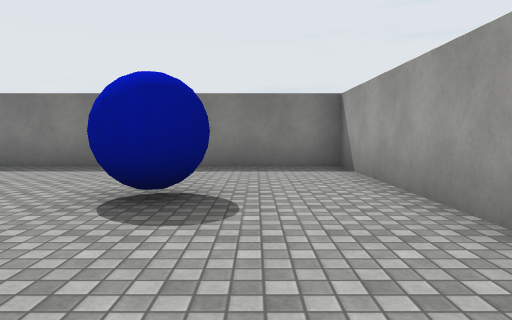
view 1 (above)

24 first-person views from a walk through a Unity game level. The camera is 1.2 m above the floor, tilts 4° down and sees 70° across. The floor is counted in squares, 2 m on a side. Each view is taken from the middle of a square. On the plan, view 1 faces up. The plan holds only what a view shows up to about 10 squares ahead; the rest is blank. The place goes on beyond the plan. Surface patterns are stand-ins for the level's own textures.

view 2
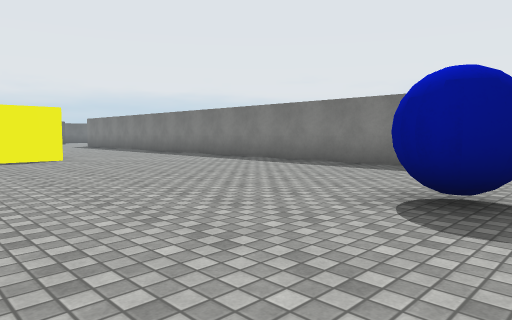

view 3
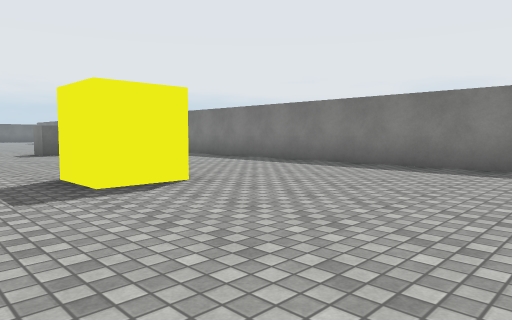

view 4
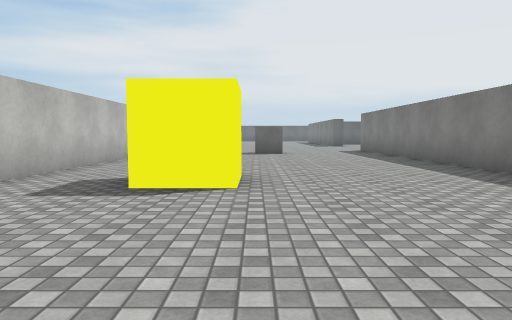

view 5
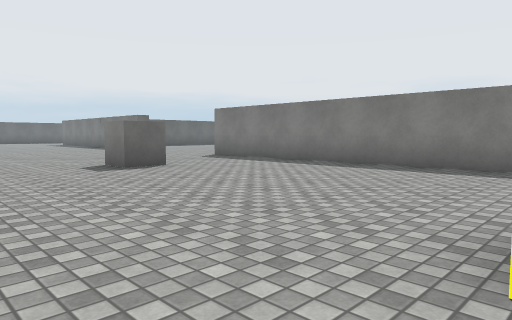

view 6
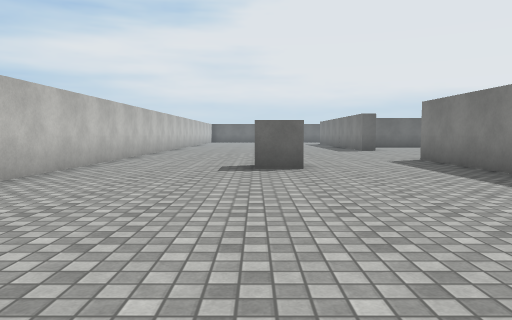

view 7
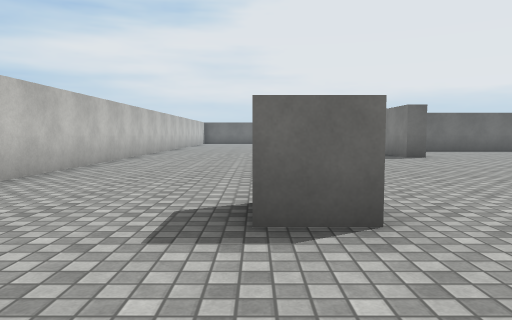

view 8
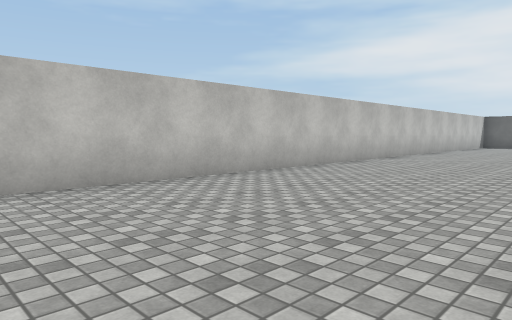

view 9
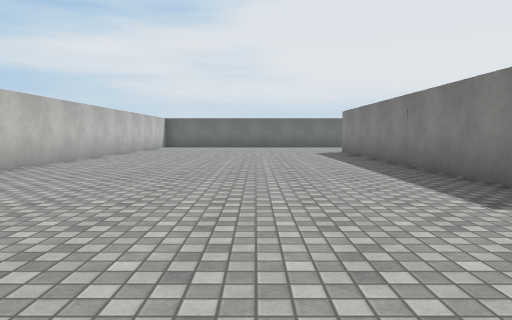

view 10
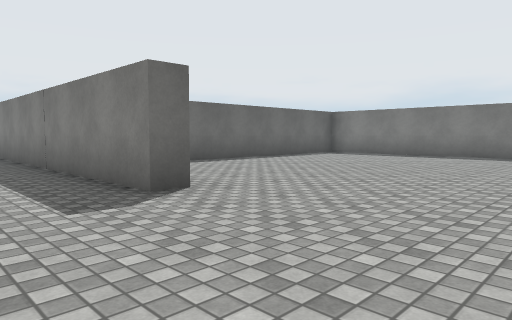

view 11
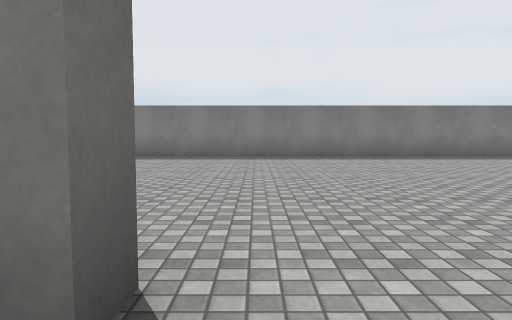

view 12
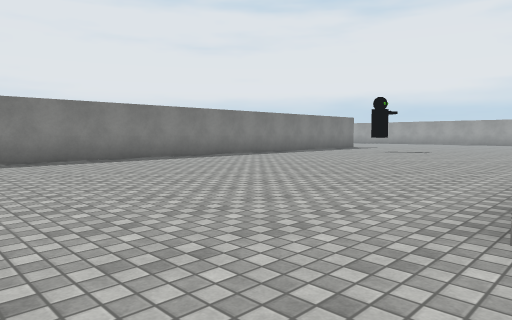

view 13
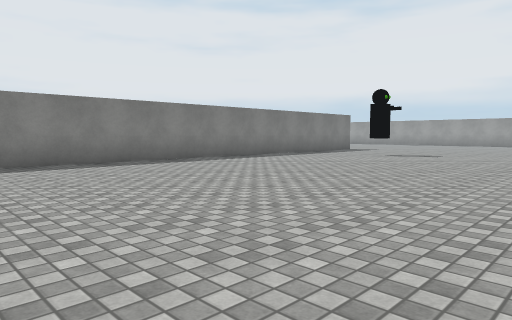

view 14
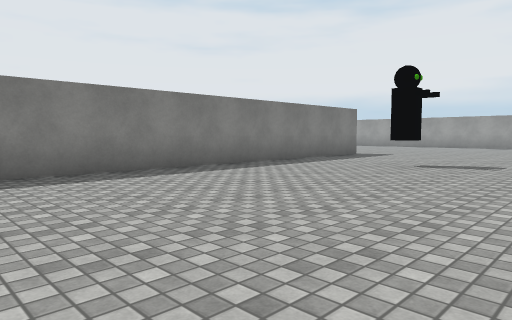

view 15
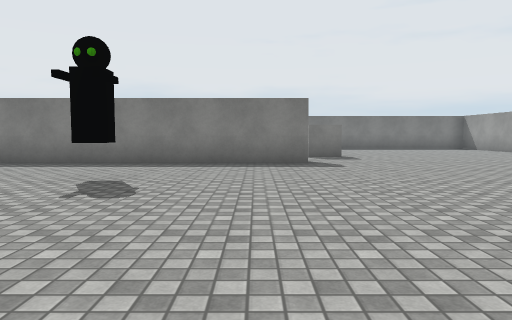

view 16
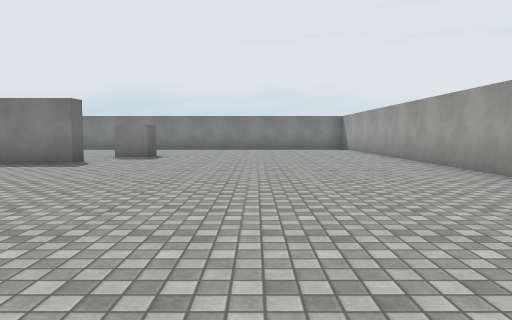

view 17
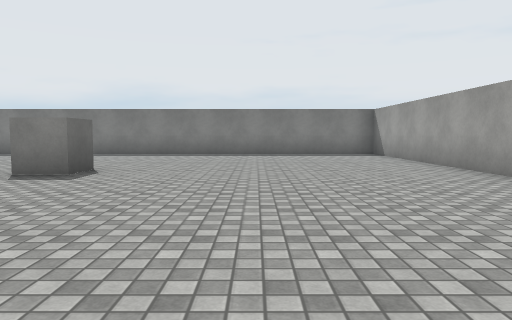

view 18
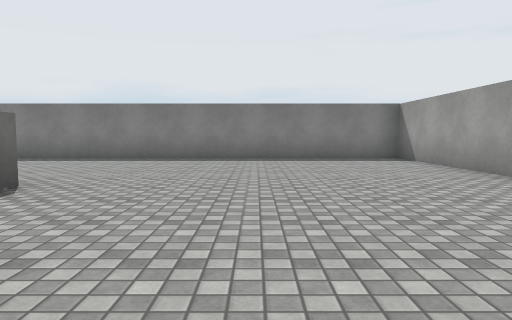

view 19
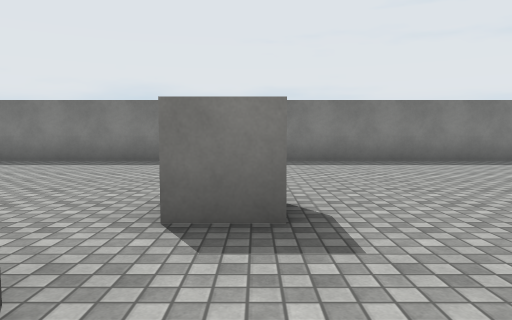

view 20
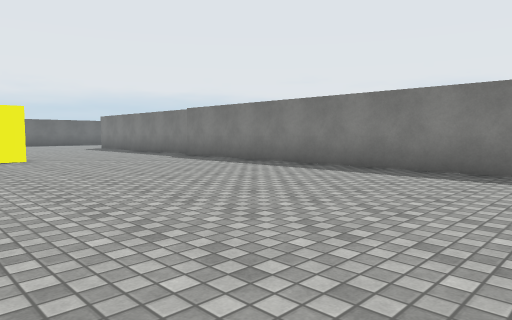

view 21
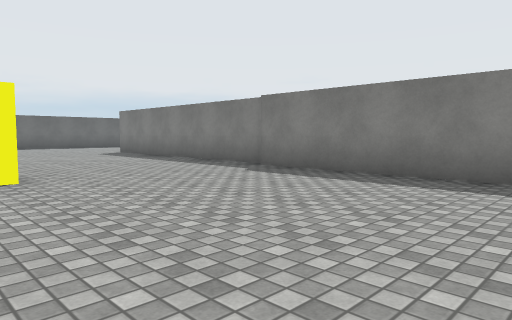

view 22
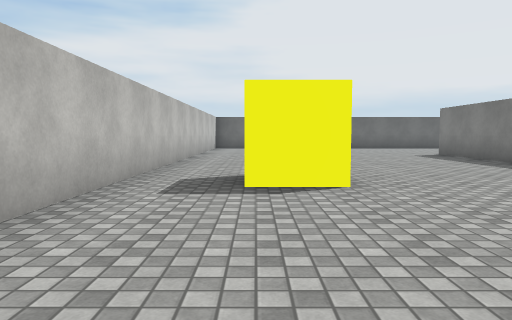

view 23
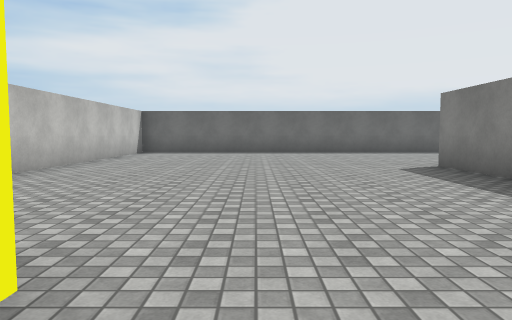

view 24
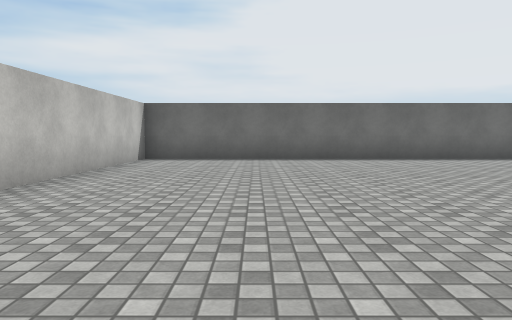

### Floor plan
Points are (right, up) in squares from view 1. A wall is a line through its corners. A room is listed if a view was taken in it or the views show most of it. See-through windows are left out.
Room 1 (views 1, 2, 3, 4, 5, 6, 7, 8, 9, 10, 11, 12, 13, 14, 15, 16, 17, 18, 19, 20, 21, 22, 23, 24)
walls: (-23.5, 7.5) (-23.5, 6.9) (-30.9, 6.9); (-16.3, 3.9) (-16.3, 3) (-17.2, 3); (-27, 12.2) (-27, 9.9); (-15.2, 23.5) (-22, 23.5); (-5.9, 16.2) (-5.9, 15.7) (-26.2, 15.7); (-4.8, 18.4) (-4.8, 17.4) (-5.8, 17.4); (-3, 6.9) (-18.8, 6.9); (-27, 25.4) (-27, 16.3) (-13.4, 16.3); (-30.1, -0.3) (-9.6, -0.3); (1.6, 13.1) (1.6, 23.2) (-15.1, 23.2); (1.6, 2.2) (1.6, 6.9) (-1, 6.9)
objects: yellow cube (-16, 18) to (-16, 19); yellow cube (-10, 2) to (-9, 2); other object (-9, 13); blue ball (-1, 3) to (-1, 4)

Positions as (right, up) in squares from view 1, and headings:
1: (0, 0), facing up
2: (0, 0), facing up-left
3: (-5, 0), facing up-left
4: (-5, 3), facing left
5: (-10, 0), facing up-left
6: (-10, 3), facing left
7: (-14, 3), facing left
8: (-19, 4), facing down-left
9: (-20, 4), facing left
10: (-20, 5), facing up-left
11: (-23, 6), facing up
12: (-21, 7), facing up-right
13: (-19, 8), facing up-right
14: (-16, 10), facing up-right
15: (-7, 8), facing up
16: (-2, 8), facing up
17: (-2, 12), facing up
18: (-2, 14), facing up
19: (-5, 15), facing up
20: (-6, 17), facing up-left
21: (-10, 18), facing up-left
22: (-11, 18), facing left
23: (-15, 20), facing left
24: (-18, 19), facing left
